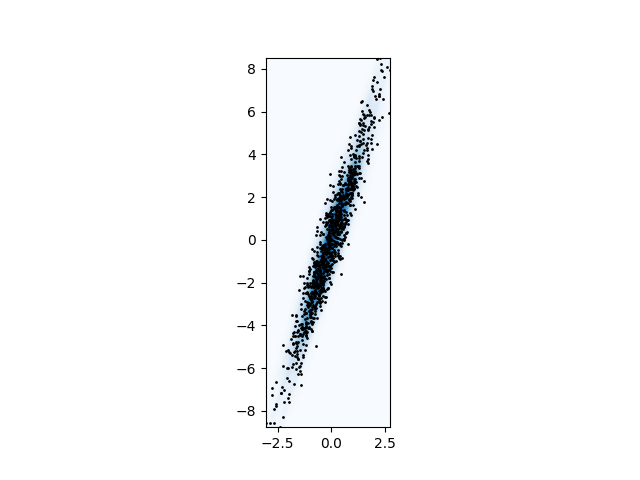

Write the Python code that produced this figure.
import numpy as np
import matplotlib.pyplot as plt
from scipy.stats import gaussian_kde as kde

# 假设你已经有了一组二维向量，这里我们随机生成一些数据作为示例
np.random.seed(0)
x = np.random.normal(size=1000)
y = x * 3 + np.random.normal(size=1000)

# 创建网格
nbins = 300
xi, yi = np.mgrid[x.min():x.max():nbins*1j, y.min():y.max():nbins*1j]

# 计算密度
positions = np.vstack([xi.ravel(), yi.ravel()])
values = np.vstack([x, y])
kernel = kde(values)
zi = np.reshape(kernel(positions).T, xi.shape)

# 绘制热力图
fig, ax = plt.subplots()
ax.imshow(np.rot90(zi), cmap=plt.cm.Blues, extent=[x.min(), x.max(), y.min(), y.max()])
# 或者使用等高线填充
# cs = ax.contourf(xi, yi, zi, cmap=plt.cm.Blues)

# 设置图表属性
ax.plot(x, y, 'k.', markersize=2)  # 可选：显示原始数据点
ax.set_xlim([x.min(), x.max()])
ax.set_ylim([y.min(), y.max()])
plt.savefig("1.png")
